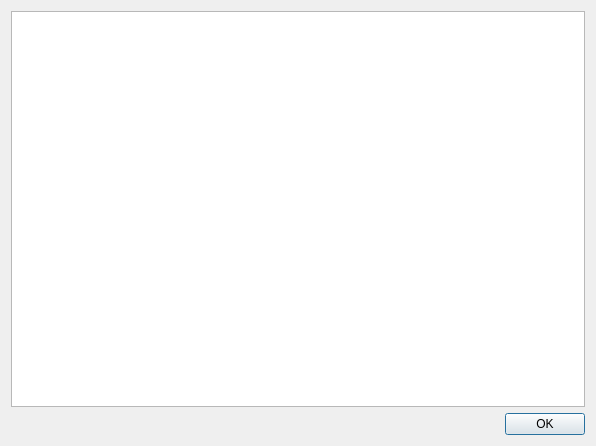
<?xml version="1.0" encoding="UTF-8"?>
<ui version="4.0">
    <class>DialogAbout</class>
    <widget class="QDialog" name="DialogAbout">
        <property name="geometry">
            <rect>
                <x>0</x>
                <y>0</y>
                <width>596</width>
                <height>446</height>
            </rect>
        </property>
        <property name="windowTitle">
            <string>About HuaFon Regional Detect Editor</string>
        </property>
        <layout class="QVBoxLayout" name="verticalLayout">
            <item>
                <widget class="QTextEdit" name="textEditContent">
                    <property name="readOnly">
                        <bool>true</bool>
                    </property>
                </widget>
            </item>
            <item>
                <widget class="QDialogButtonBox" name="buttonBox">
                    <property name="orientation">
                        <enum>Qt::Horizontal</enum>
                    </property>
                    <property name="standardButtons">
                        <set>QDialogButtonBox::Ok</set>
                    </property>
                </widget>
            </item>
        </layout>
    </widget>
    <resources/>
    <connections>
        <connection>
            <sender>buttonBox</sender>
            <signal>accepted()</signal>
            <receiver>DialogAbout</receiver>
            <slot>accept()</slot>
            <hints>
                <hint type="sourcelabel">
                    <x>248</x>
                    <y>254</y>
                </hint>
                <hint type="destinationlabel">
                    <x>157</x>
                    <y>274</y>
                </hint>
            </hints>
        </connection>
        <connection>
            <sender>buttonBox</sender>
            <signal>rejected()</signal>
            <receiver>DialogAbout</receiver>
            <slot>reject()</slot>
            <hints>
                <hint type="sourcelabel">
                    <x>316</x>
                    <y>260</y>
                </hint>
                <hint type="destinationlabel">
                    <x>286</x>
                    <y>274</y>
                </hint>
            </hints>
        </connection>
    </connections>
</ui>
